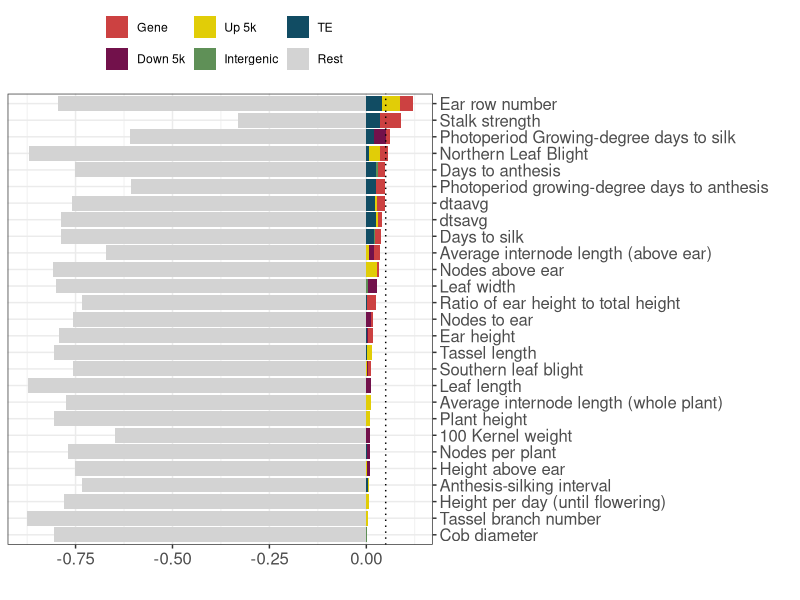
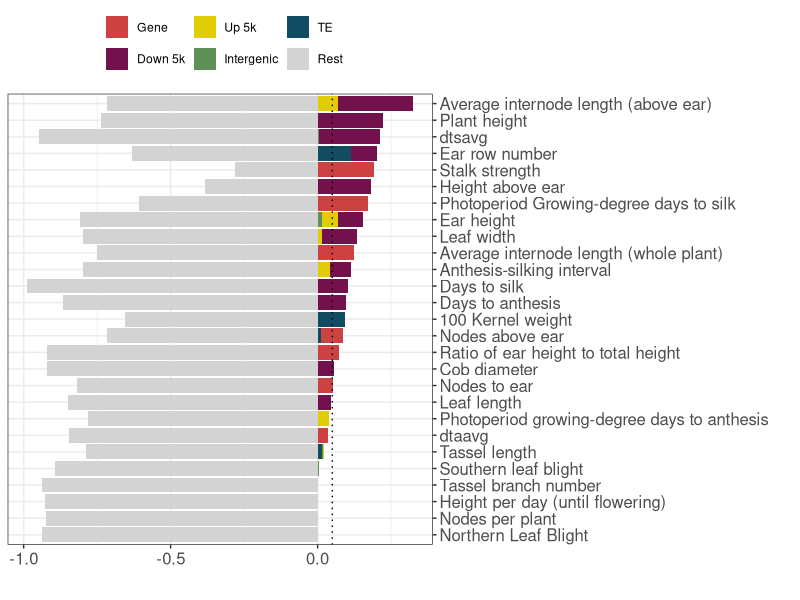
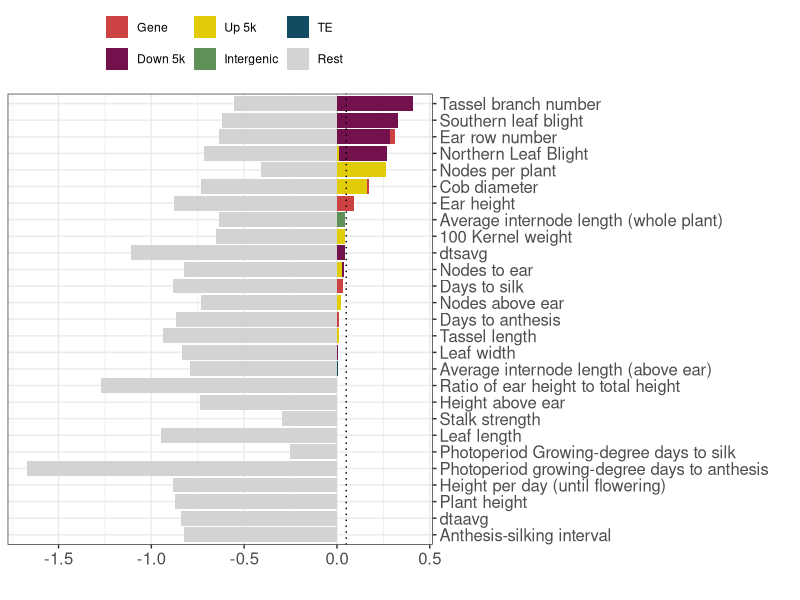
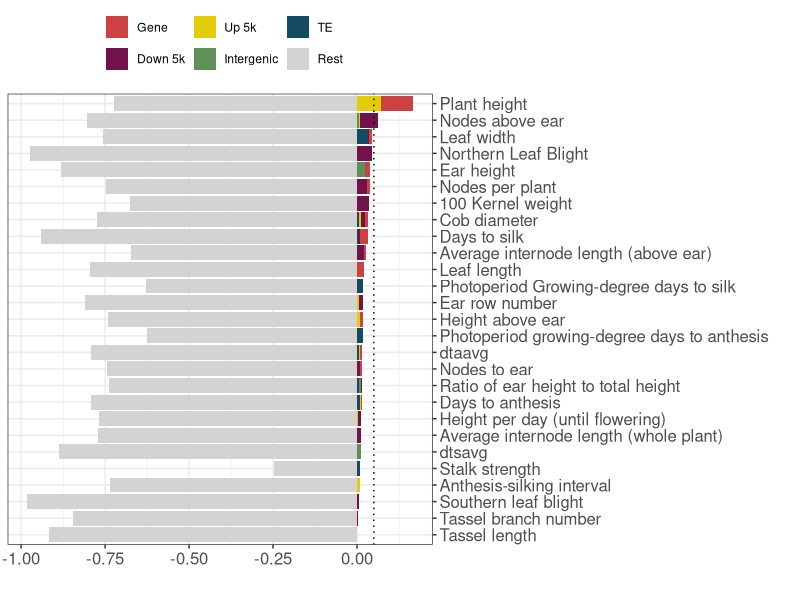
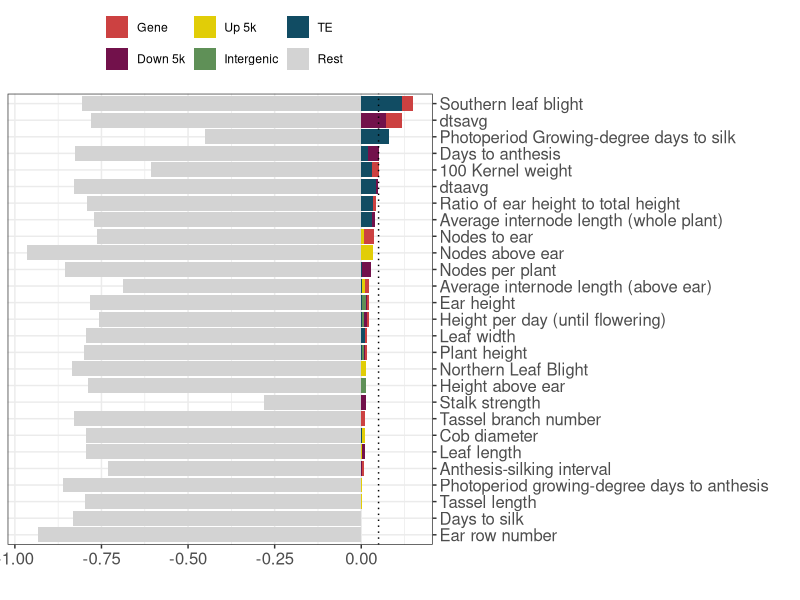
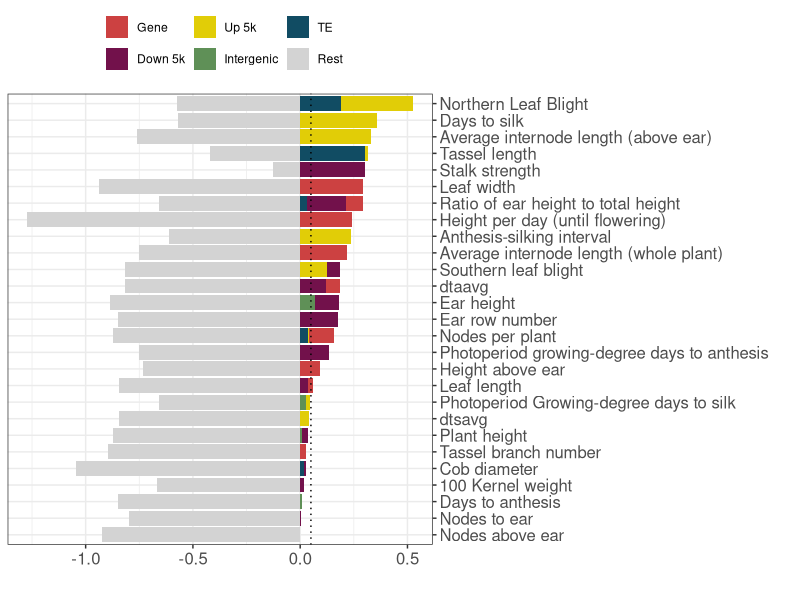

Reproduce these figures in R, in order. (Note: this script raises an error after producing the figures.)
## ---- chunk 1
knitr::opts_chunk$set(echo = TRUE) 
knitr::opts_knit$set(root.dir=normalizePath('../../')) 
#library(tidyverse)
## ---- chunk 2

library("dplyr")
library("tidyr")
library("ggplot2")


mybarplot <- function(df){
  cg1 <- df
  cg1$trait <- as.character(cg1$trait)
  cg1$pretty_name <- as.character(cg1$pretty_name)
  cg1[is.na(cg1$pretty_name), ]$pretty_name <- cg1[is.na(cg1$pretty_name), ]$trait
  subcg1 <- cg1[, c("pretty_name", "h2", "Her_K6", "Her_K1", "Her_K2", "Her_K3", "Her_K4", "Her_K5")]
  subcg1 <- subcg1[order(subcg1$h2, decreasing = F),]
  subcg1$Her_K6 <- -abs(subcg1$Her_K6)
  subcg1$od <- 1:nrow(subcg1)

  subcg1$pretty_name <- factor(subcg1$pretty_name,  levels=subcg1$pretty_name)
  df <- gather(data=subcg1, key=k, value="var", 3:8)
  
  p <- ggplot(df, aes(x=pretty_name, y=var, fill=k), position = position_stack(reverse = TRUE)) +
    geom_bar(stat="identity") +
    coord_flip() +
    theme_bw() +
    xlab("") +
    ylab("") +
    geom_hline(yintercept=0.05, linetype="dotted") +
    scale_x_discrete(position = "top") +
    geom_vline(xintercept=0.05, linetype="dotted") +
    # https://www.color-hex.com/color-palette/73961
    scale_fill_manual(values=c("#cc4141", "#72114b", "#e1cd07", "#5f9057", "#114c63", "#d3d3d3"),
                      name=c(""),
                      labels=c("Gene", "Down 5k", "Up 5k", "Intergenic", "TE", "Rest")) +
    #scale_fill_discrete(name="", labels=c("Exon", "Intron")) +
    theme(legend.position="top", axis.text=element_text(size=12), axis.title=element_text(size=15) )
  #########
  return(p)
}



cg1 <- read.csv("cache/h2_CG_teosinte_maize.csv")

pdf("graphs/barplot_CG_teosinte_maize.pdf", width = 8, height=8)
mybarplot(df=cg1)
dev.off()  

cg2 <- read.csv("cache/h2_CG_teosinte_landrace.csv")
pdf("graphs/barplot_CG_teosinte_landrace.pdf", width = 8, height=8)
mybarplot(df=cg2)
dev.off()  

cg3 <- read.csv("cache/h2_CG_landrace_maize.csv")
pdf("graphs/barplot_CG_landrace_maize.pdf", width = 8, height=8)
mybarplot(df=cg3)
dev.off()  

## ---- chunk 3
chg1 <- read.csv("cache/h2_CHG_teosinte_maize.csv")

pdf("graphs/barplot_CHG_teosinte_maize.pdf", width = 8, height=8)
mybarplot(df=chg1)
dev.off()  

chg2 <- read.csv("cache/h2_CHG_teosinte_landrace.csv")
pdf("graphs/barplot_CHG_teosinte_landrace.pdf", width = 8, height=8)
mybarplot(df=chg2)
dev.off()  

chg3 <- read.csv("cache/h2_CHG_landrace_maize.csv")
pdf("graphs/barplot_CHG_landrace_maize.pdf", width = 8, height=8)
mybarplot(df=chg3)
dev.off()  
## ---- chunk 4
cg1 <- read.csv("cache/h2_CG_teosinte_maize.csv")
s1 <- read.csv("cache/h2_CG_teosinte_maize_sample.csv")


obs <- subset(cg1, h2 > 0.05)


pdf("graphs/var_explained.pdf", width=8, height=8)
for(i in 1:16){
  plot_beans(obs, bg=s1, mytrait=as.character(obs$trait)[i])
}
dev.off()

